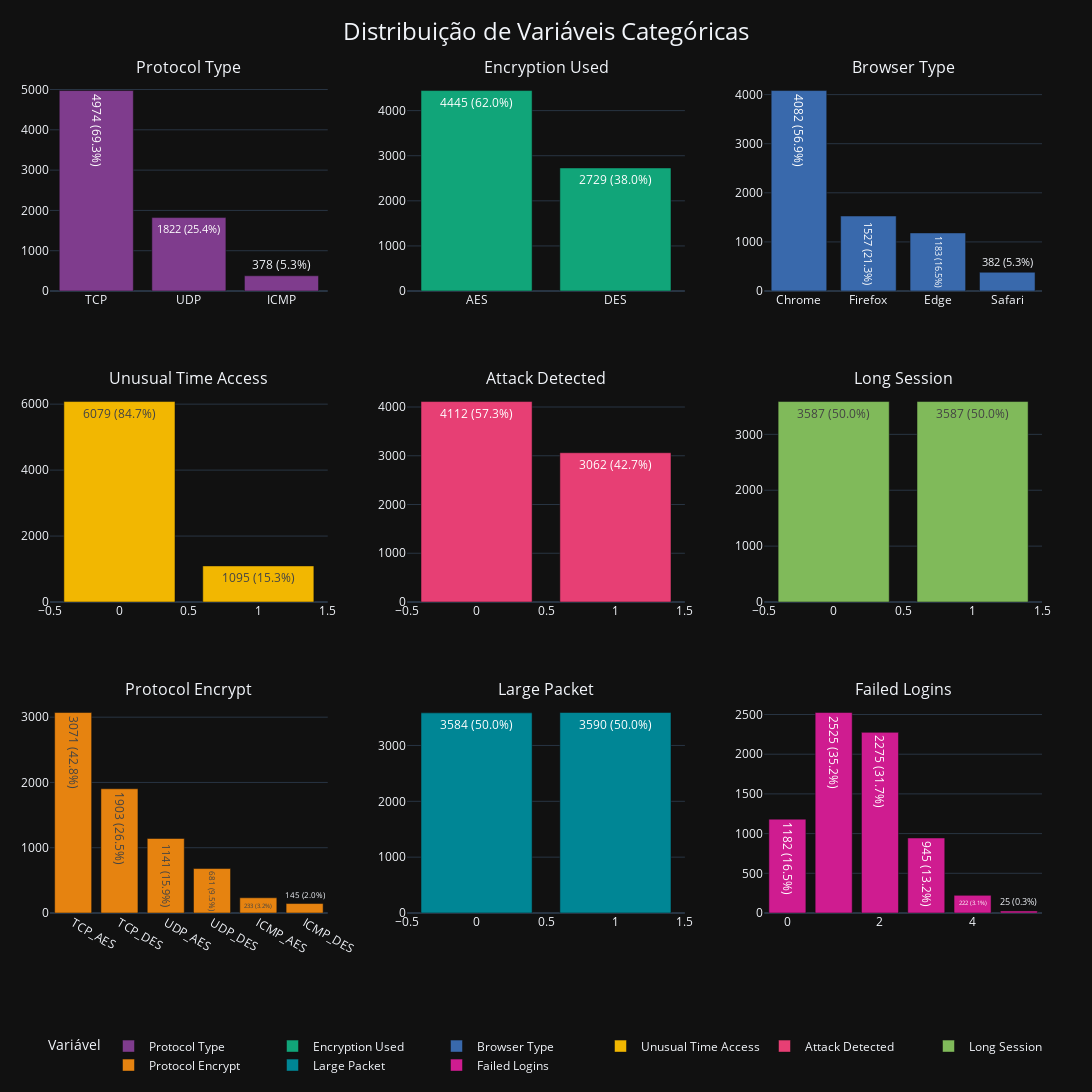

Notebook source saved alongside this figure:
### Code cell
plot_multiple_categorical(df, categorical_cols)

### Figure 1 — Plotly figure (JSON) as saved in the notebook; plotly's stock layout.template omitted (floating-point values rounded to 4 significant figures)
{"data": [{"marker": {"color": "rgb(127, 60, 141)"}, "name": "Protocol Type", "text": ["4974 (69.3%)", "1822 (25.4%)", "378 (5.3%)"], "textposition": "auto", "type": "bar", "x": ["TCP", "UDP", "ICMP"], "xaxis": "x", "y": [4974, 1822, 378], "yaxis": "y"}, {"marker": {"color": "rgb(17, 165, 121)"}, "name": "Encryption Used", "text": ["4445 (62.0%)", "2729 (38.0%)"], "textposition": "auto", "type": "bar", "x": ["AES", "DES"], "xaxis": "x2", "y": [4445, 2729], "yaxis": "y2"}, {"marker": {"color": "rgb(57, 105, 172)"}, "name": "Browser Type", "text": ["4082 (56.9%)", "1527 (21.3%)", "1183 (16.5%)", "382 (5.3%)"], "textposition": "auto", "type": "bar", "x": ["Chrome", "Firefox", "Edge", "Safari"], "xaxis": "x3", "y": [4082, 1527, 1183, 382], "yaxis": "y3"}, {"marker": {"color": "rgb(242, 183, 1)"}, "name": "Unusual Time Access", "text": ["6079 (84.7%)", "1095 (15.3%)"], "textposition": "auto", "type": "bar", "x": [0.0, 1.0], "xaxis": "x4", "y": [6079, 1095], "yaxis": "y4"}, {"marker": {"color": "rgb(231, 63, 116)"}, "name": "Attack Detected", "text": ["4112 (57.3%)", "3062 (42.7%)"], "textposition": "auto", "type": "bar", "x": [0.0, 1.0], "xaxis": "x5", "y": [4112, 3062], "yaxis": "y5"}, {"marker": {"color": "rgb(128, 186, 90)"}, "name": "Long Session", "text": ["3587 (50.0%)", "3587 (50.0%)"], "textposition": "auto", "type": "bar", "x": [0, 1], "xaxis": "x6", "y": [3587, 3587], "yaxis": "y6"}, {"marker": {"color": "rgb(230, 131, 16)"}, "name": "Protocol Encrypt", "text": ["3071 (42.8%)", "1903 (26.5%)", "1141 (15.9%)", "681 (9.5%)", "233 (3.2%)", "145 (2.0%)"], "textposition": "auto", "type": "bar", "x": ["TCP_AES", "TCP_DES", "UDP_AES", "UDP_DES", "ICMP_AES", "ICMP_DES"], "xaxis": "x7", "y": [3071, 1903, 1141, 681, 233, 145], "yaxis": "y7"}, {"marker": {"color": "rgb(0, 134, 149)"}, "name": "Large Packet", "text": ["3590 (50.0%)", "3584 (50.0%)"], "textposition": "auto", "type": "bar", "x": [1, 0], "xaxis": "x8", "y": [3590, 3584], "yaxis": "y8"}, {"marker": {"color": "rgb(207, 28, 144)"}, "name": "Failed Logins", "text": ["2525 (35.2%)", "2275 (31.7%)", "1182 (16.5%)", "945 (13.2%)", "222 (3.1%)", "25 (0.3%)"], "textposition": "auto", "type": "bar", "x": [1.0, 2.0, 0.0, 3.0, 4.0, 5.0], "xaxis": "x9", "y": [2525, 2275, 1182, 945, 222, 25], "yaxis": "y9"}], "layout": {"annotations": [{"font": {"size": 16}, "showarrow": false, "text": "Protocol Type", "x": 0.14, "xanchor": "center", "xref": "paper", "y": 1, "yanchor": "bottom", "yref": "paper"}, {"font": {"size": 16}, "showarrow": false, "text": "Encryption Used", "x": 0.5, "xanchor": "center", "xref": "paper", "y": 1, "yanchor": "bottom", "yref": "paper"}, {"font": {"size": 16}, "showarrow": false, "text": "Browser Type", "x": 0.86, "xanchor": "center", "xref": "paper", "y": 1, "yanchor": "bottom", "yref": "paper"}, {"font": {"size": 16}, "showarrow": false, "text": "Unusual Time Access", "x": 0.14, "xanchor": "center", "xref": "paper", "y": 0.6267, "yanchor": "bottom", "yref": "paper"}, {"font": {"size": 16}, "showarrow": false, "text": "Attack Detected", "x": 0.5, "xanchor": "center", "xref": "paper", "y": 0.6267, "yanchor": "bottom", "yref": "paper"}, {"font": {"size": 16}, "showarrow": false, "text": "Long Session", "x": 0.86, "xanchor": "center", "xref": "paper", "y": 0.6267, "yanchor": "bottom", "yref": "paper"}, {"font": {"size": 16}, "showarrow": false, "text": "Protocol Encrypt", "x": 0.14, "xanchor": "center", "xref": "paper", "y": 0.2533, "yanchor": "bottom", "yref": "paper"}, {"font": {"size": 16}, "showarrow": false, "text": "Large Packet", "x": 0.5, "xanchor": "center", "xref": "paper", "y": 0.2533, "yanchor": "bottom", "yref": "paper"}, {"font": {"size": 16}, "showarrow": false, "text": "Failed Logins", "x": 0.86, "xanchor": "center", "xref": "paper", "y": 0.2533, "yanchor": "bottom", "yref": "paper"}], "height": 1200, "legend": {"orientation": "h", "title": {"text": "Variável"}, "x": 0.5, "xanchor": "center", "y": -0.2, "yanchor": "bottom"}, "margin": {"b": 50, "l": 50, "r": 50, "t": 80}, "title": {"font": {"size": 24}, "text": "Distribuição de Variáveis Categóricas", "x": 0.5}, "width": 2100, "xaxis": {"anchor": "y", "domain": [0, 0.28]}, "xaxis2": {"anchor": "y2", "domain": [0.36, 0.64]}, "xaxis3": {"anchor": "y3", "domain": [0.72, 1]}, "xaxis4": {"anchor": "y4", "domain": [0, 0.28]}, "xaxis5": {"anchor": "y5", "domain": [0.36, 0.64]}, "xaxis6": {"anchor": "y6", "domain": [0.72, 1]}, "xaxis7": {"anchor": "y7", "domain": [0, 0.28]}, "xaxis8": {"anchor": "y8", "domain": [0.36, 0.64]}, "xaxis9": {"anchor": "y9", "domain": [0.72, 1]}, "yaxis": {"anchor": "x", "domain": [0.7467, 1]}, "yaxis2": {"anchor": "x2", "domain": [0.7467, 1]}, "yaxis3": {"anchor": "x3", "domain": [0.7467, 1]}, "yaxis4": {"anchor": "x4", "domain": [0.3733, 0.6267]}, "yaxis5": {"anchor": "x5", "domain": [0.3733, 0.6267]}, "yaxis6": {"anchor": "x6", "domain": [0.3733, 0.6267]}, "yaxis7": {"anchor": "x7", "domain": [0, 0.2533]}, "yaxis8": {"anchor": "x8", "domain": [0, 0.2533]}, "yaxis9": {"anchor": "x9", "domain": [0, 0.2533]}}}
